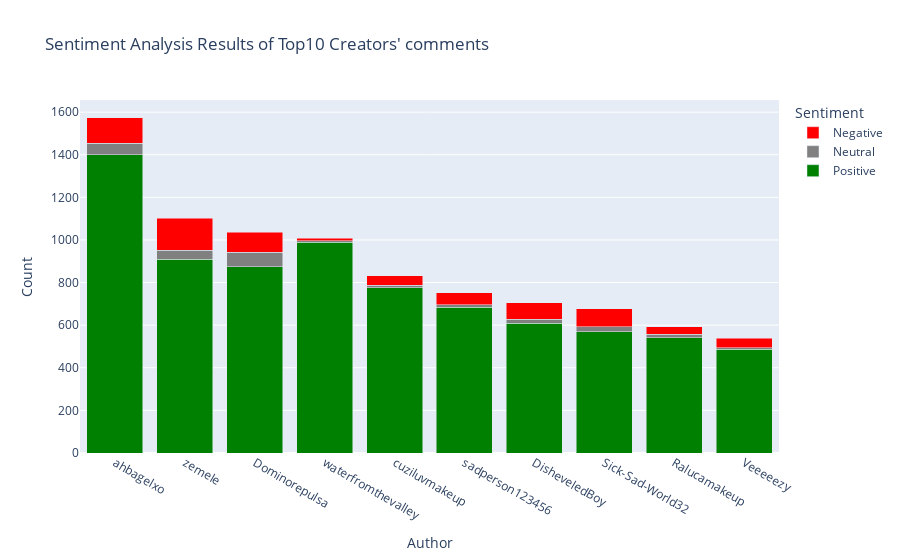

The notebook cell this image was saved under:
### Code cell
# Plot figure
import plotly.graph_objects as go
from plotly.subplots import make_subplots
import plotly.io as pio
import pandas as pd

# Read from data and sort
top10creator_stmt_analysis= pd.read_csv('../../data/csv/top10creator_cmt_stmt_results.csv')
top10creator_stmt_analysis['total_length'] = top10creator_stmt_analysis.groupby('author')['count'].transform('sum')
top10creator_stmt_analysis = top10creator_stmt_analysis.sort_values(by='total_length', ascending=False)


fig = go.Figure()

colors = {'positive': 'green', 'neutral': 'gray', 'negative': 'red'}

for sentiment, color in colors.items():
    subset = top10creator_stmt_analysis[top10creator_stmt_analysis['sentiment'] == sentiment]
    fig.add_trace(go.Bar(
        x=subset['author'],
        y=subset['count'],
        name=sentiment.title(), 
        marker_color=color))

fig.update_layout(
    title="Sentiment Analysis Results of Top10 Creators' comments",
    xaxis_title='Author',
    yaxis_title='Count',
    barmode='stack',
    legend=dict(title='Sentiment'),
    hovermode='x')

fig.write_html('../../data/plots/top10creators_stmt_results.html')

fig.show()

### Figure 1 — Plotly figure (JSON) as saved in the notebook; plotly's stock layout.template omitted (floating-point values rounded to 4 significant figures)
{"data": [{"marker": {"color": "green"}, "name": "Positive", "type": "bar", "x": ["ahbagelxo", "zemele", "Dominorepulsa", "waterfromthevalley", "cuziluvmakeup", "sadperson123456", "DisheveledBoy", "Sick-Sad-World32", "Ralucamakeup", "Veeeeezy"], "y": [1401, 910, 874, 990, 776, 684, 610, 570, 541, 486]}, {"marker": {"color": "gray"}, "name": "Neutral", "type": "bar", "x": ["ahbagelxo", "zemele", "Dominorepulsa", "waterfromthevalley", "cuziluvmakeup", "sadperson123456", "DisheveledBoy", "Sick-Sad-World32", "Ralucamakeup", "Veeeeezy"], "y": [52, 42, 68, 6, 12, 12, 17, 22, 16, 9]}, {"marker": {"color": "red"}, "name": "Negative", "type": "bar", "x": ["ahbagelxo", "zemele", "Dominorepulsa", "waterfromthevalley", "cuziluvmakeup", "sadperson123456", "DisheveledBoy", "Sick-Sad-World32", "Ralucamakeup", "Veeeeezy"], "y": [121, 151, 94, 13, 43, 57, 79, 85, 36, 44]}], "layout": {"autosize": true, "barmode": "stack", "hovermode": "x", "legend": {"title": {"text": "Sentiment"}}, "title": {"text": "Sentiment Analysis Results of Top10 Creators' comments"}, "xaxis": {"autorange": true, "range": [-0.5, 9.5], "title": {"text": "Author"}, "type": "category"}, "yaxis": {"autorange": true, "range": [0, 1657.0], "title": {"text": "Count"}, "type": "linear"}}}
